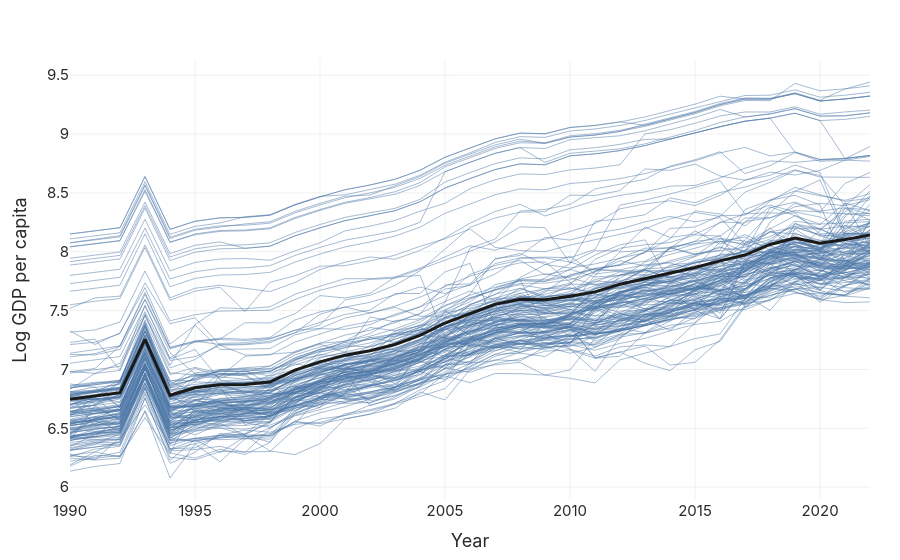

Source (notebook cell):
### Markdown cell above
### Trajectories

One line per district, and the quantiles of the distribution over time:

### Code cell
ex.explore_spaghetti_plot(df, "ln_y").fig
